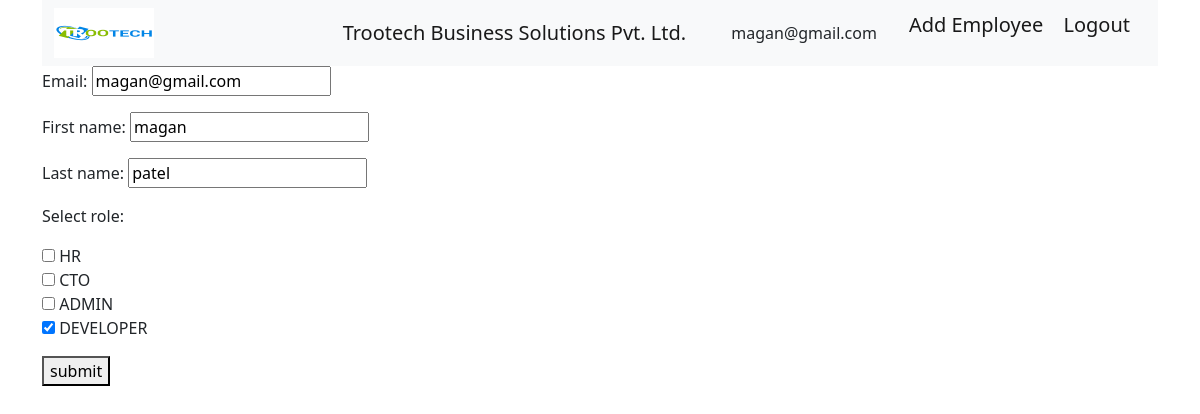
Before: /employee_edit/192/ (signed in) with the older database file.
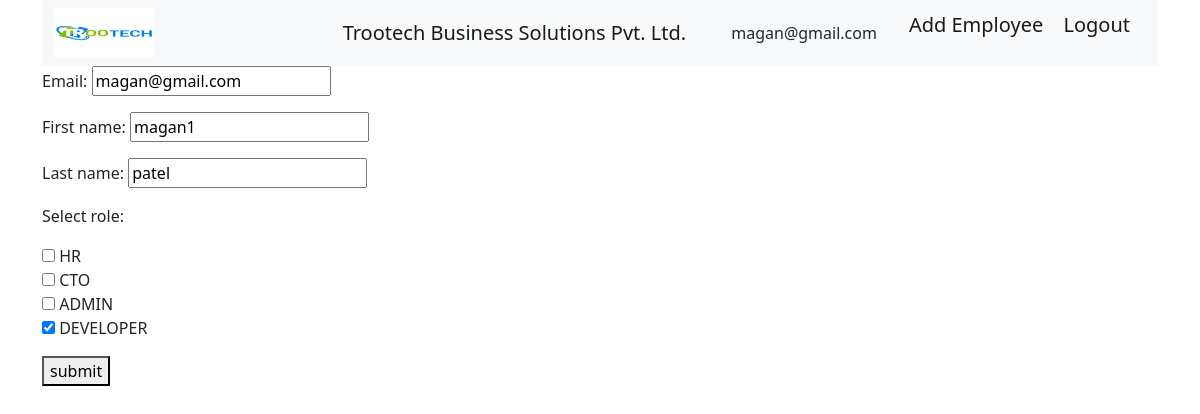
After: the same page with the newer database file.
### employee/models.py (models this page shows, shortened)
class Employee(AbstractUser):
    username = models.CharField(max_length=150, blank=True, unique=False)
    email = models.EmailField(max_length=100, unique=True)
    select_role = models.ManyToManyField(Depatment)
    USERNAME_FIELD = 'email'
    REQUIRED_FIELDS = ['username']
    is_deleted = models.BooleanField(default=False)
    @property
    def get_roles(self):
        return [select_value['name'] for select_value in self.select_role.values('name')]

### employee/views.py (the view, shortened to what this page needs)
# urls.py: path('employee_edit/<int:pk>/',views.EmployeeEditForm.as_view(),name='employee_edit'),
class EmployeeEditForm(LoginRequiredMixin,CustomePermissions,UpdateView):
    template_name ='employee_edit.html'
    form_class = EmployeeEdit
    model = Employee
    success_url = reverse_lazy('employee_list')
    permission_required = {
        "GET": ["employee.change_depatment",],
        "POST":["employee.change_depSendEmailatment",]
    }
    def get(self,request,*args,**kwagrs):
        if request.user.id == kwagrs.get('pk') or request.user.has_access:
            return super().get(request,*args,**kwagrs)
        messages.error(self.request, message="No Permission.")
        return redirect(reverse("employee_list"))

### employee/forms.py
class EmployeeEdit(forms.ModelForm):
    select_role = forms.ModelMultipleChoiceField(widget=forms.CheckboxSelectMultiple,queryset=Depatment.objects.all())
    class Meta:
        model = Employee
        fields = ['email','first_name','last_name','select_role']

### employee/mixin.py (called while the page is built, shortened)
    def has_permission(self):
        user_permissions = self.request.user.get_all_permissions()
        if self.request.method == "GET":
            if self.permission_required.get('GET')[0] in user_permissions:
                return True
            return False

### employee/models.py (called while the page is built)
    def __str__(self):
        return self.name

### templates/employee_edit.html (shortened to what this page needs)
{% include 'employee_base.html' %}
<!DOCTYPE html>
<html>
    <body class="container">
        <form method="POST">
            {{ form.as_p}}
        <button type="update">submit</button>
        </form>
    </body>
</html>

### templates/employee_base.html (shortened to what this page needs)
{% load static %}
<!DOCTYPE html>
<html>
    <head>
        <link href=https://cdn.jsdelivr.net/npm/bootstrap@5.2.3/dist/css/bootstrap.min.css rel ="stylesheet">
    </head>
    <body class="container">
        <nav class="navbar navbar-expand-lg bg-light">
            <div class="container-fluid">
              <img src="{%static 'logo.png'%}" width="100" height="50" alt="logo" class="d-inline-block align-text-top">
              <a class="navbar-brand mx-auto" style="width: 200px;">Trootech Business Solutions Pvt. Ltd.</a>
                {% if request.user.is_authenticated %}
                   {{user.email}}
                {% endif %}
                <ul style="list-style-type: none;">
                    <li>
                      {% if 'HR' and 'ADMIN' and 'CTO' in request.user.get_roles %}
                        <a class="navbar-brand" href="{% url 'add_employee'%}" >Add Employee</a>
                      {% elif 'DEVELOPER' in request.user.get_roles %}
                        <a class="navbar-brand"  disabled>Add Employee</a>
                      {% elif 'ADMIN' in request.user.get_roles %}
                        <a class="navbar-brand" href="{% url 'add_employee'%}" >Add Employee</a>
                      {% elif 'HR' in request.user.get_roles %}
                        <a class="navbar-brand" href="{% url 'add_employee'%}" >Add Employee</a>
                      {% elif 'HR' and 'DEVELOPER' in request.user.get_roles %}
                        <a class="navbar-brand" href="{% url 'add_employee'%}" >Add Employee</a>
                      {% endif %}
                        <a class="navbar-brand" href="{% url 'logout' %}">Logout</a>
                    </li>
                </ul>
              </div>
          </nav>
    </body>
</html>

Changed rows visible on the page:
changed Employee "magan@gmail.com": first_name "magan" → "magan1"
